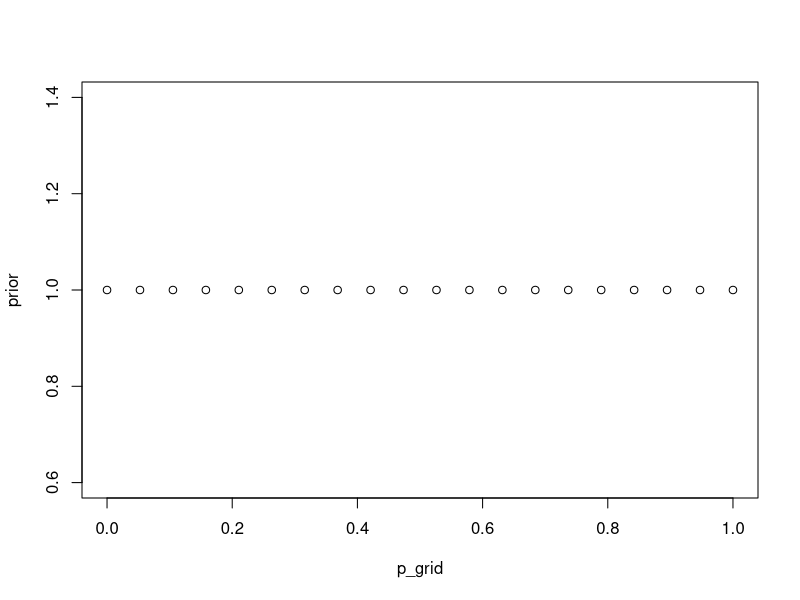
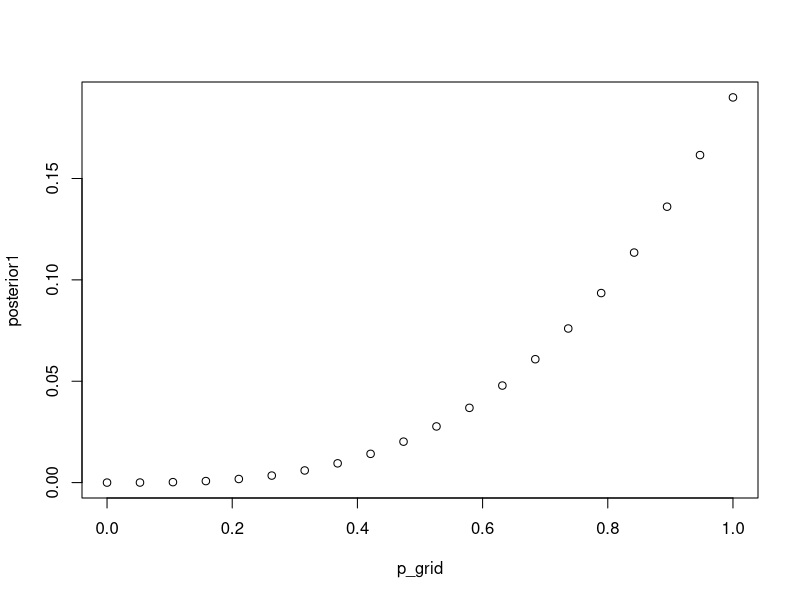
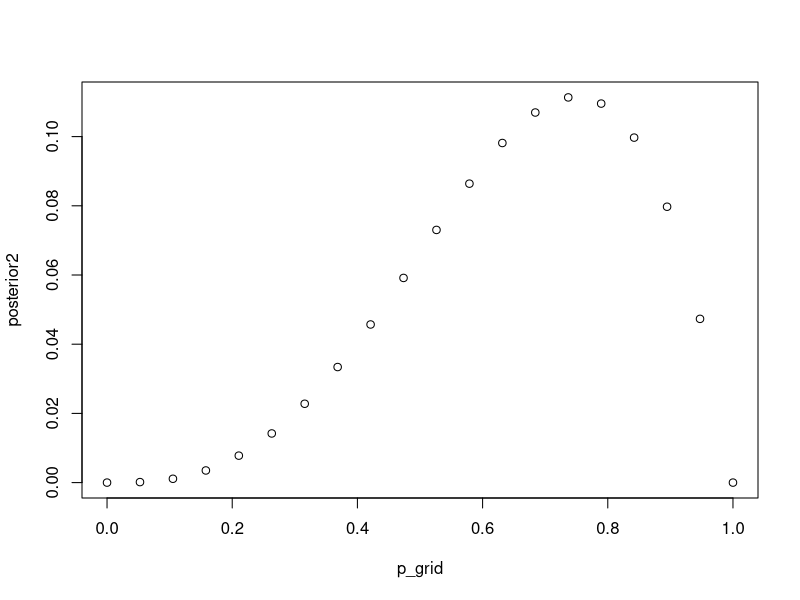
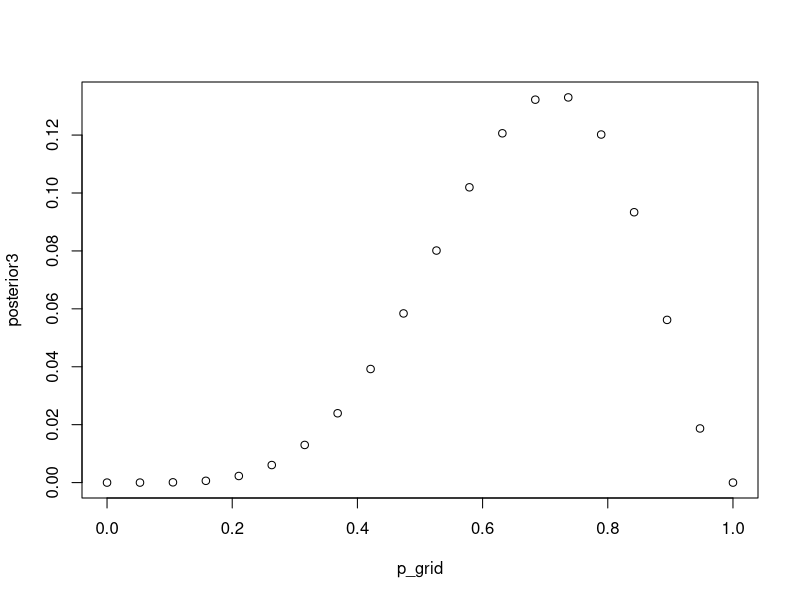
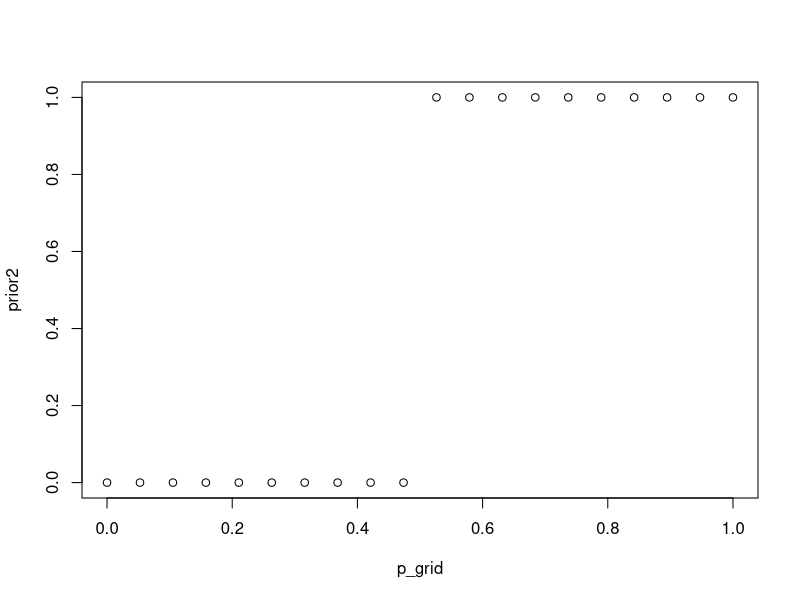
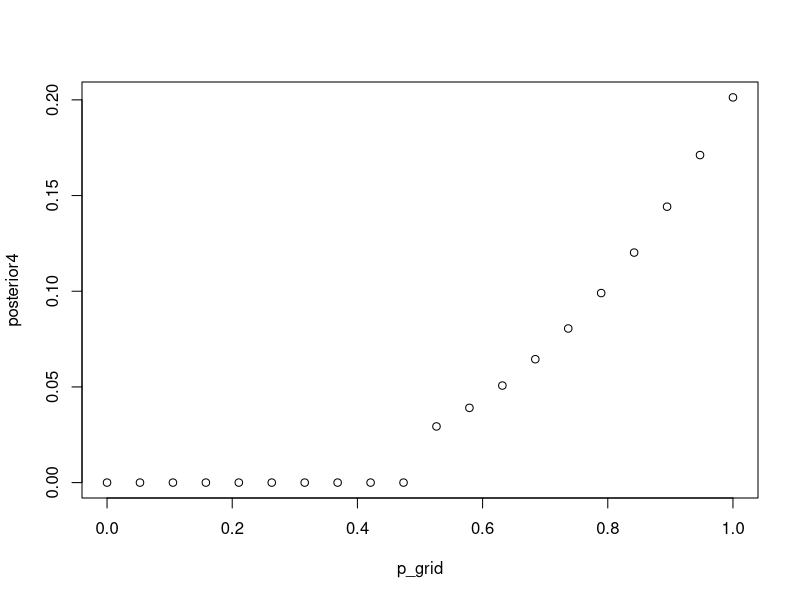
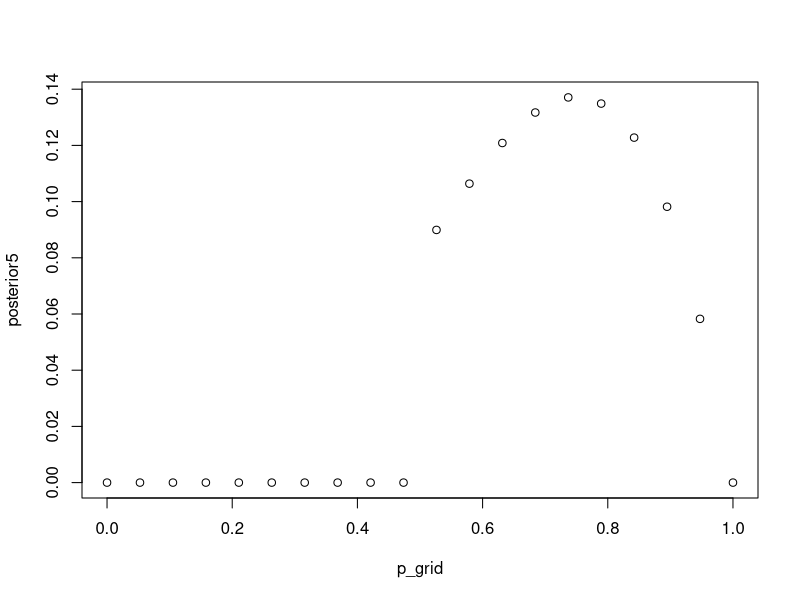
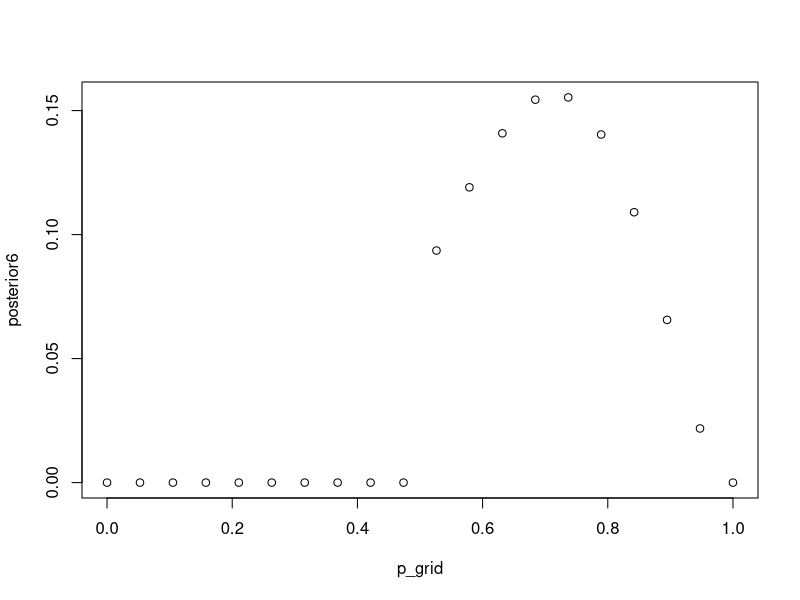

Generate these figures, in order, with R:
## ---- chunk 1
#define grid 
p_grid <- seq(from=0, to=1, length.out=20) 

#define prior 
prior <- rep(1, 20)

data1 = c("W",'W','W')
data2 = c('W','W','W',"L")
data3 = c('L','W','W',"L",'W','W','W')


#compute likelihood at each value in grid 
likelihood1 <- dbinom( sum(data1=="W"), size=length(data1), prob=p_grid) 
likelihood2 <- dbinom( sum(data2=="W"), size=length(data2), prob=p_grid)
likelihood3 <- dbinom( sum(data3=="W"), size=length(data3), prob=p_grid)

#compute product of likelihood and prior 
unstd.posterior1 <- likelihood1 * prior 
unstd.posterior2 <- likelihood2 * prior 
unstd.posterior3 <- likelihood3 * prior 

#standardize the posterior, so it sums to 1 
posterior1 <- unstd.posterior1/ sum(unstd.posterior1)
posterior2 <- unstd.posterior2/ sum(unstd.posterior2)
posterior3 <- unstd.posterior3/ sum(unstd.posterior3)
## ---- chunk 2
plot(p_grid,prior)

## ---- chunk 3
plot(p_grid,posterior1)
plot(p_grid,posterior2)
plot(p_grid,posterior3)
## ---- chunk 4
prior2 = ifelse(p_grid < 0.5, 0, 1)
unstd.posterior4 <- likelihood1 * prior2 
unstd.posterior5 <- likelihood2 * prior2 
unstd.posterior6 <- likelihood3 * prior2

#standardize the posterior, so it sums to 1 
posterior4 <- unstd.posterior4/ sum(unstd.posterior4)
posterior5 <- unstd.posterior5/ sum(unstd.posterior5)
posterior6 <- unstd.posterior6/ sum(unstd.posterior6)
## ---- chunk 5
plot(p_grid,prior2)
plot(p_grid,posterior4)
plot(p_grid,posterior5)
plot(p_grid,posterior6)
